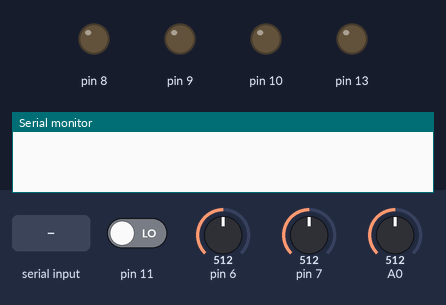
A sketch run on a simulated Arduino Uno, built with avr-gcc and run on an emulated ATmega328P. On the bench: output pins drawn as LEDs (lit = HIGH), the last lines printed to the serial monitor. The test bench sets the inputs (shaded band); at power-on: pin 6 = 512, pin 7 = 512, pin 11 LOW, A0 = 512.

Above: at 1.2 s.
1.3 s: "." received over Serial
At 5.2 s:
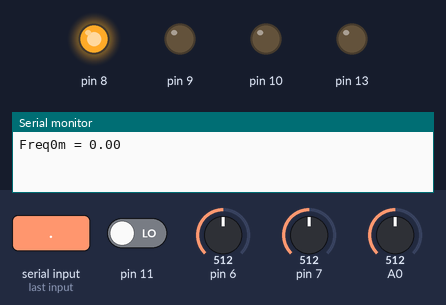
At 6.7 s:
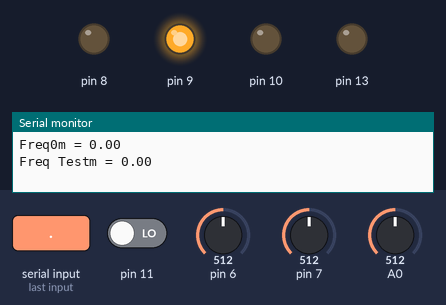
Timing chart, 0 to 11.7 s (numbered marks = the images above; inputs shaded):
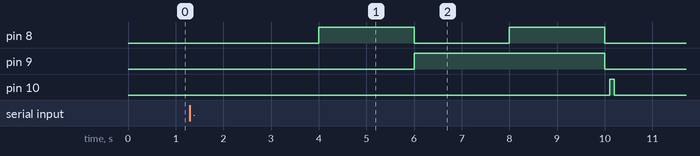

The sketch:

san_semi_final.ino
```cpp
#include <math.h>

#define M_PI_2 1.57079632679489661923

int timer = 0;
int V_adc[10];
double Vm = 0;
int i = 0;
double f_m = 0;
double f_test = 0;
double f_ph = 0;
double f_test_ph = 0;
double phi_m = 0;
double phi_test = 0;
double phi_ph = 0;
double phi_test_ph = 0;
double a = 0;
double b = 0;
double wo2 = 0;
double wo2_test = 0;
double f0 = 0;
double C = 0;
double Cp = 0;
double Req = 0;
double Rp = 0;
double Rpp = 0;
double Rs = 0;
double Rs_eq = 0;
double R7_D = 300000;
double Rt = 0;
double Rv = 0;
double R1 = 200000;
int Vol = 0;
double C_trt = 6E-12;
double C_ph = 68E-12;
double Ctest = 205E-12;
double Cadc = 20E-12;
double Lp = 0;
int MUX = 0;
int L = 100;
int V_hold = 70;
int flag_switch = 0;

//variable usada para contabilizar el rising edge en el comparador
boolean toggleCount = 0;

//variables usadas para sincronizar timer con main loop
boolean flag_init = 0;
boolean flag_sincro = 0;

 ISR(TIMER1_COMPA_vect){//timer1 interrupt 1Hz toggles pin 13 (LED)
    //
    if(flag_init){
      if(flag_sincro){

          timer = 1;

      }
      flag_sincro = 1;
    }
 }
float stringToFloat(String x) {
  float res = 0;
  int i = 0;
  boolean decimal = false;
  while(i < x.length() && !decimal) {
     if(x[i] == '.') decimal = true;
     else if(!decimal) {
       int aux = x[i]-'0';
       res = (res*10) + aux;
     }
     ++i;
  }
  return res;
}
void stringToValues(String s) {
   int i = 0;
   int j = 0;
   float values[2];
   String aux = "";
   while(i < s.length()) {
      if(s[i] != '&') {
        aux = aux + String(s[i]);
      } else {
         values[j] = stringToFloat(aux);
         aux = "";
         ++j;
      }
     ++i;
   }
  values[j] = stringToFloat(aux);
  Rt = values[0];
  Rv = values[1];
}

void setup(){
  Serial.begin(9600);
  pinMode(13, OUTPUT);
  pinMode(8,OUTPUT);
  pinMode(9,OUTPUT);
  pinMode(10,OUTPUT);
  //digitalWrite(8,LOW);
  cli();//stop interrupts

  //set timer1 interrupt at 1Hz
    TCCR1A = 0;// set entire TCCR1A register to 0
    TCCR1B = 0;// same for TCCR1B
    TCNT1  = 0;//initialize counter value to 0
    // set compare match register for 1hz increments
    OCR1A = 15624;// = (16*10^6) / (1*1024) - 1 (must be <65536)
    // turn on CTC mode
    TCCR1B |= (1 << WGM12);
    // Set CS12 and CS10 bits for 1024 prescaler
    TCCR1B |= (1 << CS12) | (1 << CS10);
    // enable timer compare interrupt
    TIMSK1 |= (1 << OCIE1A);

    sei();//allow interrupts

}

int volumeMeasure(){
  int flag_end = 0;
  int flag_print = 0;
  int V_trigger  = 0;
  int V_pickup[L];
  int V_mean = 0;


  while(!flag_end){
    if(flag_print == 0){
      Serial.println("Conecte el circuito de medida de volumen a la pastilla");
      flag_print = 1;
    }
    flag_switch = digitalRead(11);
    if(flag_switch){
      delay(1000); //Para que el circuito a la salida no tenga un +Vdd y baje a 0V
      if(flag_print == 1){
        Serial.println("Golpee la tercera cuerda (G) en la posicion de pickup de Puente, Arrastrandola hasta la cuerda inferior (B)");
        flag_print = 2;
      }
      V_trigger = analogRead(A0);
      if(V_trigger > V_hold){
        delay(1000);
        for(i = 0; i < L; i++){
        V_pickup[i] = analogRead(A0);
        delay(10);
        }
        for(i = 0; i < L; i++){
          V_mean = V_mean + V_pickup[i];
        }
        V_mean = V_mean / L;
        flag_end = 1;
      }
    }
  }
  return V_mean;
}

void loop(){
  //Todo el proceso empezará cuando se pida desde la aplicación
  if(Serial.available() > 0){
    /*****ATENCION: los valores de Rt y Rv llegan por s1 en el siguiente formato: Rt&Rv
          Ejemplo: 250000.00&250000.00*****/
    String s1 = Serial.readString();
    stringToValues(s1);
    //Empezamos las medidas
    digitalWrite(8,LOW);
    digitalWrite(9,LOW);
    flag_init = 1;
    while(flag_init){
      if(MUX == 0){
        //Hasta que no empiece a contar de 0 el timer no se contabiliza la frecuencia
        while(flag_sincro){
          if(timer == 0){
            if((ACSR & 0x20) == 32){
              if(toggleCount == 0){
                f_m++;
                toggleCount = 1;
              }
            }
            else{
             toggleCount = 0;
            }
          }
          else{
            Serial.print("Freq0m = ");
            Serial.println(f_m);
            MUX = 1;
            digitalWrite(8,HIGH);
            delay(100);
            flag_sincro = 0;
            timer = 0;
          }
        }
      }
      if(MUX == 1){
        while(flag_sincro){
          if(timer == 0){
            if((ACSR & 0x20) == 32){
              if(toggleCount == 0){
                f_test++;
                toggleCount = 1;
              }
            }
            else{
             toggleCount = 0;
            }
          }
          else{
            Serial.print("Freq Testm = ");
            Serial.println(f_test);
            MUX = 2;
            digitalWrite(8,LOW);
            digitalWrite(9,HIGH);
            delay(100);
            flag_sincro = 0;
            timer = 0;

          }
        }
      }
      if(MUX == 2){
        while(flag_sincro){
          if(timer == 0){
            if((ACSR & 0x20) == 32){
              if(toggleCount == 0){
                f_ph++;
                toggleCount = 1;
              }
            }
            else{
             toggleCount = 0;
            }
          }
          else{
            Serial.print("Freq f_ph = ");
            Serial.println(f_ph);
            MUX = 3;
            digitalWrite(8,HIGH);
            digitalWrite(9,HIGH);
            delay(100);
            flag_sincro = 0;
            timer = 0;

          }
        }
      }
      if(MUX == 3){
        while(flag_sincro){
          if(timer == 0){
            if((ACSR & 0x20) == 32){
              if(toggleCount == 0){
                f_test_ph++;
                toggleCount = 1;
              }
            }
            else{
             toggleCount = 0;
            }
          }
          else{
            Serial.print("Freq F test ph = ");
            Serial.println(f_test_ph);
            MUX = 4;
            digitalWrite(8,LOW);
            digitalWrite(9,LOW);
            delay(100);
            flag_sincro = 0;
            timer = 0;

          }
        }
      }
      if(MUX == 4){
        flag_init = 0;
        flag_sincro = 0;
        timer = 0;
        MUX = 0;
        /////////////////////////////////////////////////////////
        /////// MEDIDA DE RESISTENCIA SERIE /////////////////////
        /////////////////////////////////////////////////////////

        digitalWrite(10,HIGH);
        delay(100);
        for(i = 0; i < 10;i++){
          V_adc[i] = analogRead(A0);
          //Serial.print("V ");
          //Serial.print(i);
          //Serial.print("=");
          //Serial.println(V_adc[i]);
          //delay(100);
        }
        for(i = 0;i < 10; i++){
          Vm = Vm + V_adc[i];
        }
        Vm = Vm/10;
        Rs_eq = 200000 * Vm /(1000 - Vm); //1023 representa Vdd, 5V
        //En nuestro circuito tenemos 4.88V medidos en el osciloscopio,
        //es decir Vin=1000
        Rs = 1 / (1/Rs_eq - 1/Rv - 1/Rt);
        Serial.print("R serie = ");
        Serial.println(Rs);

        digitalWrite(10,LOW);
        //////////////////////////////////////////////////////////
        //////////////////////////////////////////////////////////

        phi_m = atan(2*M_PI*f_m*C_trt*88000);
        phi_ph = atan(2*M_PI*f_ph*C_ph*88000);
        phi_test = atan(2*M_PI*f_test*C_trt*88000);
        phi_test_ph = atan(2*M_PI*f_test_ph*C_ph*88000);
        //Serial.print("phi_m = ");
        //Serial.println(phi_m,4);
        a = tan(M_PI_2 - phi_m)*f_ph / f_m / tan(M_PI_2 - phi_ph);
        b = tan(M_PI_2 - phi_test)*f_test_ph / f_test / tan(M_PI_2 - phi_test_ph);

        wo2 = (a*square(2*M_PI*f_m) - square(2*M_PI*f_ph)) / (a-1);
        wo2_test = (b*square(2*M_PI*f_test) - square(2*M_PI*f_test_ph)) / (b-1);

        f0 = sqrt(wo2) / (2*M_PI);
        //Serial.print("Freq f0 = ");
        //Serial.println(f0);
        C = Ctest / ((wo2/wo2_test) - 1);
        Cp = C - C_trt - Cadc;
        Req = 2*M_PI*f_m / (C*(wo2 - square(2*M_PI*f_m))*tan(M_PI_2 - phi_m));
        //Serial.print("Req = ");
        //Serial.println(Req);
        Rp = Req*R1 / (R1- Req);
        //Serial.print("Rp = ");
        //Serial.println(Rp);

		Rpp = 1/(1/Rp -1/Rv - 1/Rt -1/R7_D);
        Lp = 1 / (wo2*C);

		Vol = volumeMeasure();

        Serial.print("Rp=");
        Serial.print(Rs);
        Serial.print(",Lp=");
        Serial.print(Lp);
        Serial.print(",Cp=");
        Serial.print(Cp*1E+12);
        Serial.print(",Rpp=");
        Serial.print(Rpp);
		Serial.print(",Vol=");
		Serial.print(Vol);

        f_m = 0;
        f_test = 0;
        f_ph = 0;
        f_test_ph = 0;
        Rs = 0;
        Vm = 0;
		Vol = 0;
      }
    }
  }
}
```

Measured:
- after the input at 1.3 s, pin 8: alternates HIGH for 2.0 s and LOW for 2.0 s, 4 changes in all, then stays LOW, starting after 2.7 s; pin 9: LOW → HIGH after 4.7 s, → LOW 4.0 s later; pin 10: LOW → HIGH after 8.8 s, → LOW 0.10 s later
